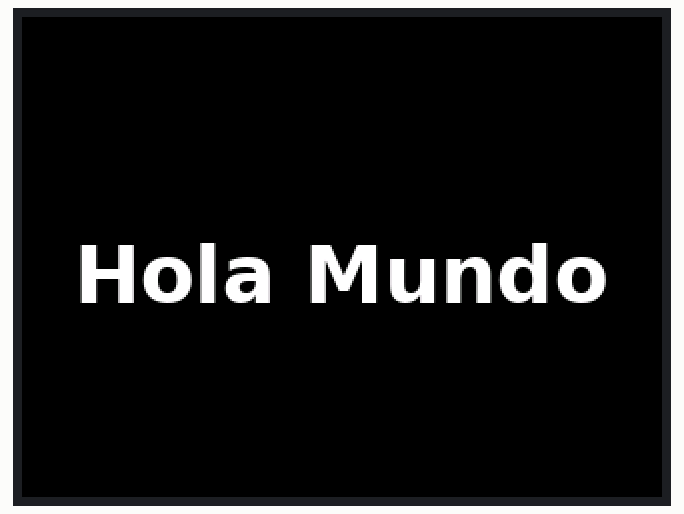
A program run on a simulated Raspberry Pi (BCM pin numbers). Shown: 320×240 colour display. What the program prints to the terminal is not drawn. At 30.2 s the program stops and its outputs stay as they are.

Above: at 0.1 s.

The program:

hola_mundo.py
```python
# Script básico - Hola Mundo
# Para GMT020-02 2.0 inch SPI Display con Raspberry Pi Zero 2W

import board
import busio
import digitalio
from PIL import Image, ImageDraw, ImageFont
import adafruit_rgb_display.st7789 as st7789
import time

# ====== CONFIGURACIÓN DE PINES ======
cs_pin = digitalio.DigitalInOut(board.CE0)      # Chip Select
dc_pin = digitalio.DigitalInOut(board.D25)      # Data/Command (probé con D27, cambié a D25)
reset_pin = digitalio.DigitalInOut(board.D24)   # Reset (probé con D4, cambié a D24)

# ====== INICIALIZACIÓN SPI ======
# Baudrate reducido a 16MHz para mejor estabilidad
spi = busio.SPI(clock=board.SCK, MOSI=board.MOSI, MISO=board.MISO)

# ====== CREACIÓN DEL DISPLAY ======
# Parámetros estándar para GMT020-02 (320x240)
display = st7789.ST7789(
    spi,
    cs=cs_pin,
    dc=dc_pin,
    rst=reset_pin,
    baudrate=16000000,    # 16MHz
    width=320,            # Resolución correcta para 2.0"
    height=240,           # Resolución correcta para 2.0"
    y_offset=0,           # Intenta 0 primero, luego 20 si no funciona
    x_offset=0,           # Intenta 0 primero, luego 35 si no funciona
    rotation=0,           # 0, 90, 180, 270 según necesites
    bgr=True,             # Modo BGR (estándar para ST7789)
    invert=True           # Invertir colores (generalmente necesario)
)

# ====== BACKLIGHT ======
backlight = digitalio.DigitalInOut(board.D18)
backlight.direction = digitalio.Direction.OUTPUT
backlight.value = True  # Enciende la retroiluminación

# ====== CREAR IMAGEN ======
image = Image.new("RGB", (display.width, display.height), color=(0, 0, 0))
draw = ImageDraw.Draw(image)

# ====== FUENTE (básica, sin fuente personalizada) ======
try:
    # Intenta usar fuente True Type si está disponible
    font = ImageFont.truetype("/usr/share/fonts/truetype/dejavu/DejaVuSans-Bold.ttf", 40)
except:
    # Si no, usa la fuente por defecto
    font = ImageFont.load_default()

# ====== MOSTRAR HOLA MUNDO ======
print("Inicializando display...")
try:
    # Limpiar pantalla
    draw.rectangle((0, 0, display.width, display.height), fill=(0, 0, 0))

    # Escribir texto
    text = "Hola Mundo"
    # Centrar el texto aproximadamente
    bbox = draw.textbbox((0, 0), text, font=font)
    text_width = bbox[2] - bbox[0]
    text_height = bbox[3] - bbox[1]

    x = (display.width - text_width) // 2
    y = (display.height - text_height) // 2

    draw.text((x, y), text, font=font, fill=(255, 255, 255))

    # Mostrar en la pantalla
    display.image(image)
    print("✓ ¡Hola mundo mostrado en pantalla!")

    # Mantener activo por 30 segundos
    time.sleep(30)

except Exception as e:
    print(f"✗ Error: {e}")
    print("\nIntenta cambiar estos parámetros si no se ve nada:")
    print("- Cambia 'rotation' a 90, 180 o 270")
    print("- Cambia 'y_offset' a 20")
    print("- Cambia 'x_offset' a 35")
    print("- Cambia 'bgr' a False")
    print("- Cambia 'invert' a False")
    print("- Comprueba que los pines SPI sean: SCK, MOSI, MISO")
    print("- Comprueba que el pin DC sea el correcto (D25 o D27)")

finally:
    backlight.value = False  # Apaga la retroiluminación al salir
    print("Apagada retroiluminación")
```
